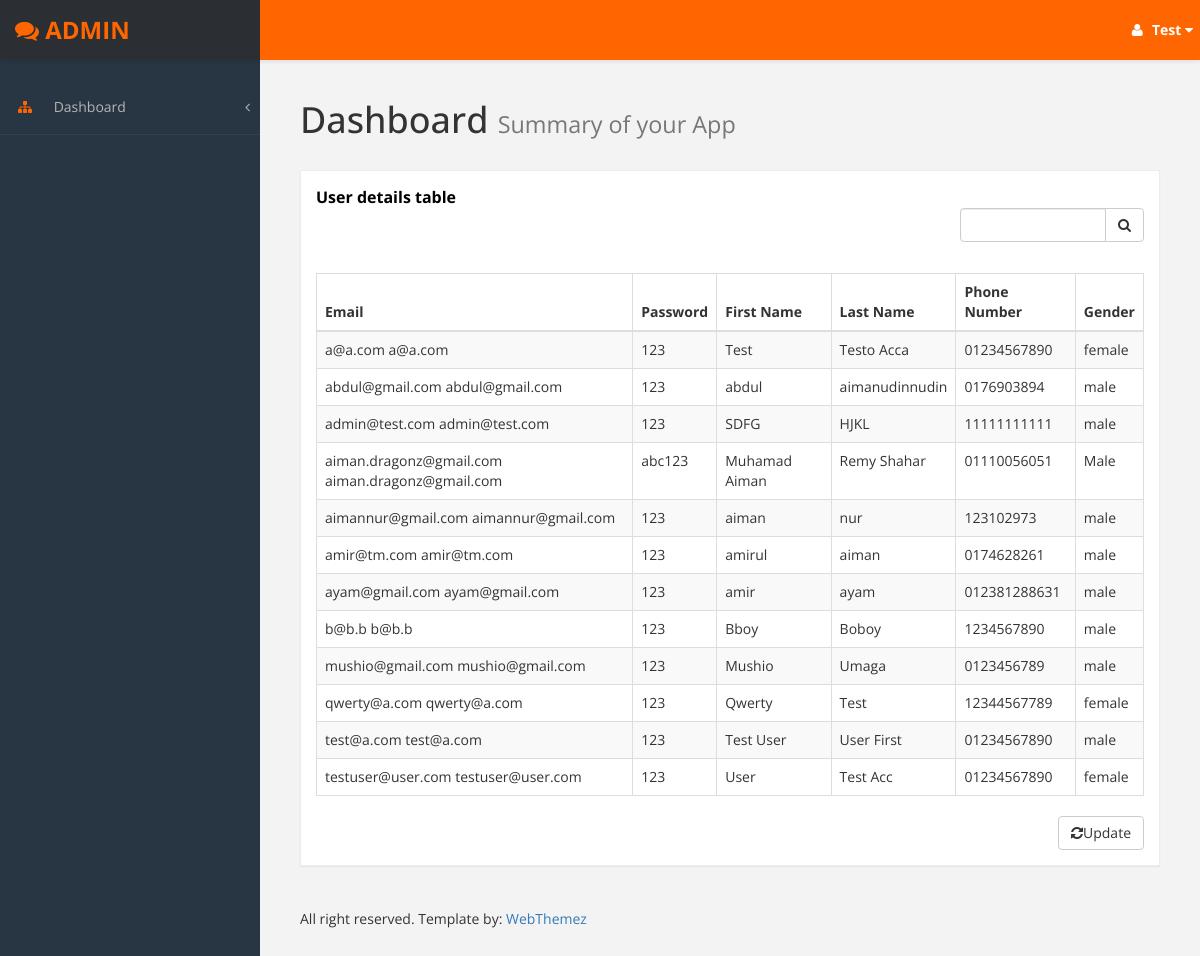
/admin_user_search.php (signed in), run on an earlier commit of the app's database.
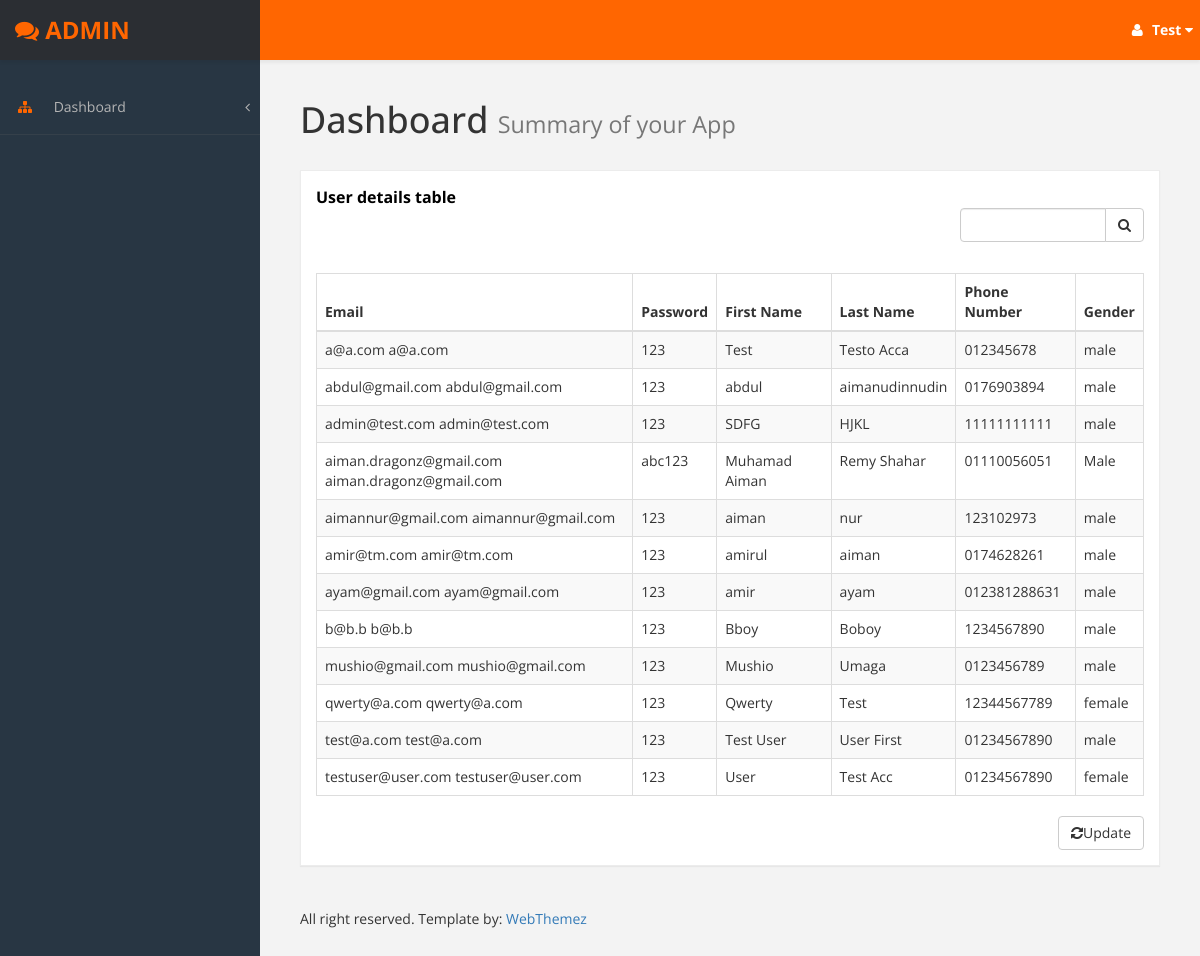
And on a later commit of the database.
### tables this page shows
CREATE TABLE `user` (
  `email` varchar(100) NOT NULL,
  `password` varchar(100) NOT NULL,
  `fname` varchar(100) NOT NULL,
  `lname` varchar(100) NOT NULL,
  `usertype` varchar(20) NOT NULL,
  `phoneno` varchar(15) NOT NULL,
  `gender` text NOT NULL
);

### admin_user_search.php (the view, shortened to what the changed rows need)
 <?php
if(isset($_SESSION['email']))
{
 $con=mysqli_connect("localhost","root","","eventwp") or die("cannot connect to the server.".mysqli_error($con));
?>
<!DOCTYPE html>
<html>
<head>
    <link href="assets/css/bootstrap.css" rel="stylesheet" />
    <link href="assets/css/font-awesome.css" rel="stylesheet" />
    <link href="assets/js/morris/morris-0.4.3.min.css" rel="stylesheet" />
    <link href="assets/css/custom-styles.css" rel="stylesheet" />
</head>
<body>
    <div id="wrapper">
        <div id="page-wrapper">
            <div id="page-inner">
                <div class="row">
                    <div class="col-md-12">
                        <h1 class="page-header">
                            Dashboard <small>Summary of your App</small>
                        </h1>
                    </div>
                </div>
            <div class="row">
                <div class="col-md-12">
                        <div class="panel-body">
                            <div class="table-responsive">
                                <table class="table table-striped table-bordered table-hover" id="dataTables-example">
                                    <thead>
                                        <tr>
                                            <th>Email</th>
                                            <th>Password</th>
                                            <th>First Name</th>
                                            <th>Last Name</th>
                                            <th>Phone Number</th>
                                            <th>Gender</th>
                                        </tr>
                                    </thead>
                                    <tbody>
                                      <?php
                                        $con=mysqli_connect("localhost","root","","eventwp") or die("cannot connect to the server.".mysqli_error($con));
                                        $sql="SELECT * FROM user";
                                        $result=mysqli_query($con,$sql) or die("cannot execute sql");
                                        while($data=mysqli_fetch_array($result,MYSQLI_BOTH))
{                                       $email=$data[0];
                                        $pwd=$data[1];
                                        $fname=$data[2];
                                        $lname=$data[3];
                                        $pnum=$data[5];
                                        $gender=$data[6];
?>
                                        <tr class="odd gradeX">
                                            <td> <?php echo "$email"?>
                                            <?php echo "$email"?>
                                            </td>
                                            <td>
                                                <?php echo "$pwd"?>
                                            <td>
                                                <?php echo "$fname"?>
                                            <td>
                                            <?php echo "$lname"?>
                                            <td>
                                                <?php echo "$pnum"?>
                                            <td>
                                            <?php echo "$gender"?>
                                            </td>
                                        </tr>
                                   <?php }
                                    ?>
                                    </tbody>
                                </table>
                            </div>
                        </div>
                    </div>
                </div>
            </div>
            </div>
        </div>
<?php
}
else
{
 echo "No session exist or session is expired. Please log in again";
 header("refresh:2.0; url:../signin.php");
}
 exit();
?>

What changed in the data, as far as the page shows it:
changed user "a@a.com": phoneno "01234567890" → "012345678"; gender "female" → "male"
